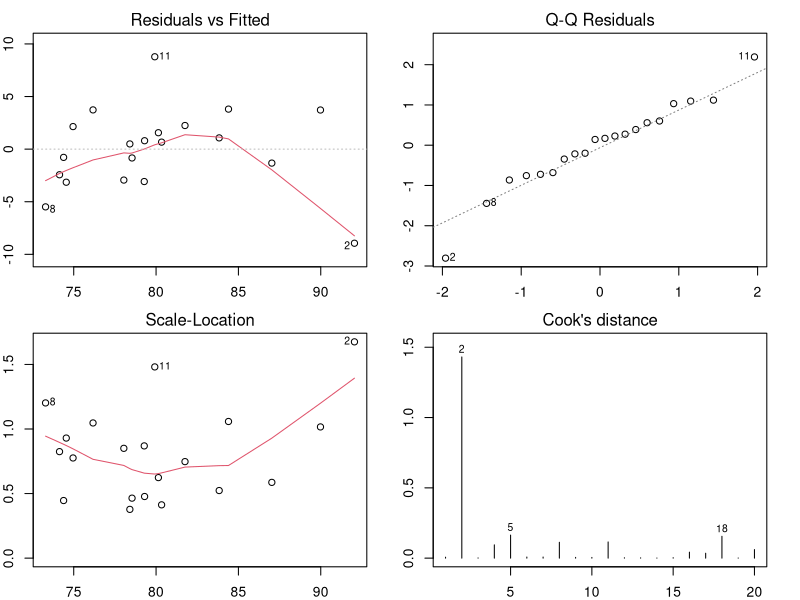

Generate this figure with R:
# 2. A researcher collected air quality data, expressed as an air pollution index (api), wind velocity (wind) in
# km/h, temperature (temp) in °F and humidity (humid) in percentage, in a large city for 20 days during
# summer. The data are given in the API.csv dataset.

# load the data
api <- read.csv("5_Linear_Regression/API.csv")
View(api)

# a) Create a correlation matrix and discuss all pairwise linear relationships.
cor(api)

# Results
#              api       wind      temp     humid
# api    1.0000000 -0.5746979 0.3404103 0.3080594
# wind  -0.5746979  1.0000000 0.0139061 0.3185819
# temp   0.3404103  0.0139061 1.0000000 0.2412395
# humid  0.3080594  0.3185819 0.2412395 1.0000000

# The correlation matrix shows that the air pollution index (api) is negatively correlated with wind velocity (wind)
# (-0.5746979), and positively correlated with temperature (temp) (0.3404103) and humidity (humid) (0.3080594). Wind
# velocity and humidity are positively correlated (0.3185819), while wind velocity and temperature have a weak positive
# correlation (0.0139061). Temperature and humidity are weakly correlated (0.2412395).


# b) Develop a MLR model to predict the air quality in a large city during the summer months, using wind
# velocity, temperature and percentage humidity.
api_model <- lm(api ~ wind + temp + humid, data = api)
summary(api_model)

# Results:
# Call:
# lm(formula = api ~ wind + temp + humid, data = api)
#
# Residuals:
#     Min      1Q  Median      3Q     Max
# -8.9458 -2.5631  0.5786  2.1673  8.7789
#
# Coefficients:
#             Estimate Std. Error t value Pr(>|t|)
# (Intercept)  25.9848    18.0817   1.437  0.16996
# wind         -1.1736     0.2506  -4.683  0.00025 ***
# temp          0.2593     0.1696   1.529  0.14584
# humid         0.5099     0.1694   3.010  0.00831 **
# ---
# Signif. codes:  0 ‘***’ 0.001 ‘**’ 0.01 ‘*’ 0.05 ‘.’ 0.1 ‘ ’ 1
#
# Residual standard error: 4.191 on 16 degrees of freedom
# Multiple R-squared:  0.6499,	Adjusted R-squared:  0.5843
# F-statistic:   9.9 on 3 and 16 DF,  p-value: 0.0006252


# c) Plots the residual, normal and outlier graphs.
par(mfrow = c(2, 2))  # Set the layout to 2x2
par(mar = c(2, 2, 2, 2))  # Set the margin to 2 on all sides
plot(api_model, 1)  # Residuals vs Fitted
plot(api_model, 2)  # Normal Q-Q
plot(api_model, 3)  # Scale-Location
plot(api_model, 4)  # Residuals vs Leverage

# d) Interpret the regression results.
# The regression model is significant (from the ANOVA). The R-squared value is approximately 0.65, indicating
# that the model does not account for all the variability in API using the predictor variables. Wind velocity and
# humidity both have a highly significant impact on API, and the direction of the impact is as we have seen in
# the correlations. Note that the pairwise correlation between API and humidity was fairly low, but when the
# variable is combined with other variables in the regression model, its importance in prediction increases.
# Temperature does not have an impact on API (insignificant predictor). The residuals are not randomly scattered
# around 0, there appears to be a curved pattern in the residuals, which indicates a possible non-linear
# relationship. This could also be a result of the two possible outliers, #2 and #10. The normality of the residuals
# also appears to be affected by the two possible outliers. Cook’s distance only shows that observations #2 is a
# possible outlier. Note that Cook’s distance is only one of many outlier diagnostics we use to identify outliers.

# e) Predict the API value when wind velocity is equal to 10 km/h, temperature is equal to 95°F, and the
# percentage humidity is equal to 76%.
new_data <- data.frame(wind = 10, temp = 95, humid = 76)
predict(api_model, newdata = new_data)

# f) What could you do to improve the results?
# Remove the insignificant variable, remove outliers. However, this is a very small dataset and there is no
# guarantee that, in doing so, the resulting model will be an improvement. It would be better to collect more
# data, and perhaps also other variables as possible predictors of API.







